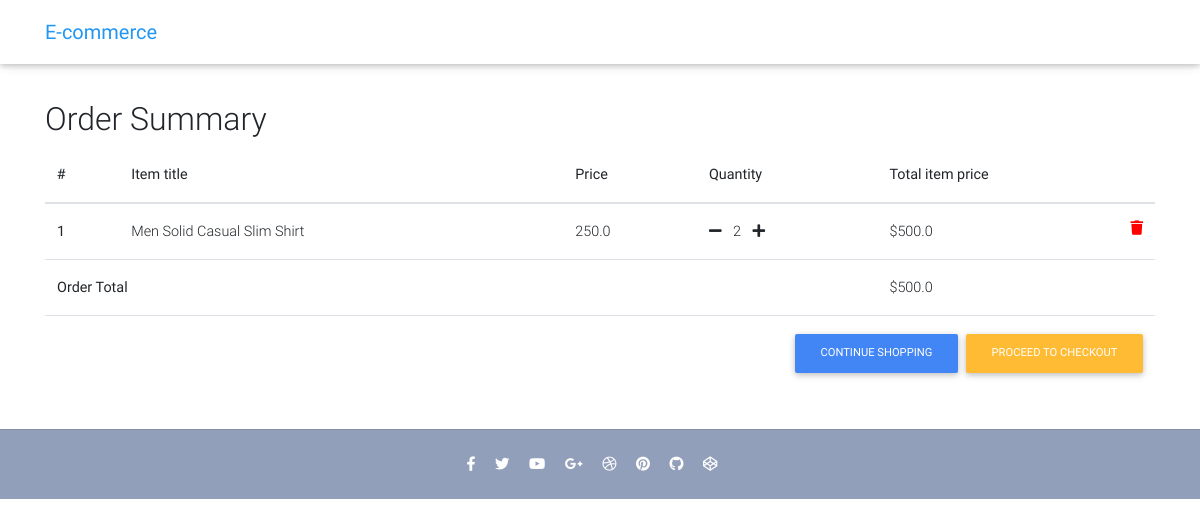
Page /order-summary/ (signed in) on the committed database.
### ecommerce/models.py (models this page shows, shortened)
class OrderItem(models.Model):
    user = models.ForeignKey(settings.AUTH_USER_MODEL,
                             on_delete=models.CASCADE)
    ordered = models.BooleanField(default=False)
    item = models.ForeignKey(Item, on_delete=models.CASCADE)
    quantity = models.IntegerField(default=1)
    def get_total_item_price(self):
        return self.quantity * self.item.price
    def get_final_price(self):
        if self.item.discount_price:
            return self.get_total_discount_item_price()
        return self.get_total_item_price()

class Item(models.Model):
    title = models.CharField(max_length=100)
    price = models.FloatField()
    discount_price = models.FloatField(blank=True,null = True)
    category = models.CharField(choices=CATEGORY_CHOICES,max_length=2)
    label = models.CharField(choices=LABEL_CHOICES, max_length=1)
    slug = models.SlugField()
    description = models.TextField()
    image = models.ImageField()
    image_1 = models.ImageField()
    image_2 = models.ImageField()
    image_3 = models.ImageField()
    additional_info = models.CharField(max_length=1000)

class Order(models.Model):
    user = models.ForeignKey(settings.AUTH_USER_MODEL, on_delete=models.CASCADE)
    items = models.ManyToManyField(OrderItem)
    start_date = models.DateTimeField(auto_now_add=True)
    ordered_date = models.DateTimeField()
    ordered = models.BooleanField(default=False)
    billing_address = models.ForeignKey(
        'BillingAddress', on_delete=models.SET_NULL, blank=True, null=True)
    def get_total(self):
        total = 0
        for order_item in self.items.all():
            total += order_item.get_final_price()
        return total

### ecommerce/views.py (the view)
# urls.py: path('order-summary/', OrderSummaryView.as_view(),name = 'order-summary'),
class OrderSummaryView(LoginRequiredMixin, View):
     def get(self,*args,**kwargs):
         try:
            order = Order.objects.get(user=self.request.user, ordered=False)
            context ={
                'object': order
            }
            return render(self.request, 'order_summary.html', context)
         except ObjectDoesNotExist:
             messages.error(self.request, "You do not have an active order")
             return redirect("/home")

### templates/order_summary.html (shortened to what this page needs)
<!DOCTYPE html>
<html lang="en">
<head>
</head>
<body>
{% block content %}
    {% load static %}
<!DOCTYPE html>
<html lang="en">
<head>
  <link rel="stylesheet" href="https://use.fontawesome.com/releases/v5.8.1/css/all.css">
  <link href="{% static 'css/bootstrap.min.css' %}" rel="stylesheet">
  <link href="{% static 'css/mdb.min.css' %}" rel="stylesheet">
  <link href="{% static 'css/style.min.css' %}" rel="stylesheet">
</head>
<body>
<nav class="navbar fixed-top navbar-expand-lg navbar-light white scrolling-navbar">
    <div class="container">
        <a class="navbar-brand waves-effect" href="/home">
        <strong class="blue-text">E-commerce</strong>
      </a>
    </div>
  </nav>
  <pre>
  </pre>
  <div>
    <div class="container">
      <div class="table-responsive text-nowrap">
          <h2>Order Summary </h2>
          <table class="table">
    <thead>
      <tr>
        <th scope="col">#</th>
        <th scope="col">Item title</th>
        <th scope="col">Price</th>
        <th scope="col">Quantity</th>
          <th scope="col">Total item price </th>
      </tr>
    </thead>
    <tbody>
    {% for order_item in object.items.all  %}
      <tr>
        <th scope="row">{{ forloop.counter }}</th>
        <td>{{ order_item.item.title }}</td>
        <td>{{ order_item.item.price }}</td>
          <td><a href ="{% url 'remove-single-item-from-cart' order_item.item.slug %}">
              <i class="fas fa-minus mr-2"></i>
          </a >{{order_item.quantity }}<a href="{% url 'add-to-cart' order_item.item.slug %}">
              <i class="fas fa-plus ml-2"></i></a>
          </td>
          <td>
              {% if order_item.item.discount_price %}
                  ${{order_item.get_total_discount_item_price }}
                  <span class="badge badge-primary">   Saving ${{ order_item.get_amount_saved }}</span>
              {% else %}
                  ${{order_item.get_total_item_price}}
              {% endif %}
                <a style="color:red;" href ="{% url 'remove-from-cart' order_item.item.slug %}">
                <i class="fas fa-trash float-right"></i>
          </td>
      </tr>
    {% endfor %}
    {% if object.get_total %}
    <tr>
        <td colspan = "4">
            <b>Order Total</b>
        </td>
            <td>
                ${{ object.get_total }}
            </td>
        </tr>
    <tr>
        <td colspan = "5">
             <a  class="btn btn-warning btn-md my-0 p float-right ml-2"  href="/checkout">Proceed to Checkout</a>
            <a  class="btn btn-primary btn-md my-0 p float-right"  href="/home">Continue Shopping</a>
        </td>
        </tr>
    {% endif %}
    </tbody>
  </table>
</div>
    </div>
  <footer class="page-footer text-center font-small mt-4 wow fadeIn">
    <hr class="my-4">
    <div class="pb-4">
      <a href="https://www.facebook.com/mdbootstrap" target="_blank">
        <i class="fab fa-facebook-f mr-3"></i>
      </a>
      <a href="https://twitter.com/MDBootstrap" target="_blank">
        <i class="fab fa-twitter mr-3"></i>
      </a>
      <a href="https://www.youtube.com/watch?v=7MUISDJ5ZZ4" target="_blank">
        <i class="fab fa-youtube mr-3"></i>
      </a>
      <a href="https://plus.google.com/u/0/b/107863090883699620484" target="_blank">
        <i class="fab fa-google-plus-g mr-3"></i>
      </a>
      <a href="https://dribbble.com/mdbootstrap" target="_blank">
        <i class="fab fa-dribbble mr-3"></i>
      </a>
      <a href="https://pinterest.com/mdbootstrap" target="_blank">
        <i class="fab fa-pinterest mr-3"></i>
      </a>
      <a href="https://github.com/mdbootstrap/bootstrap-material-design" target="_blank">
        <i class="fab fa-github mr-3"></i>
      </a>
      <a href="http://codepen.io/mdbootstrap/" target="_blank">
        <i class="fab fa-codepen mr-3"></i>
      </a>
    </div>
  </footer>
</body>
</html>
{% endblock content %}
</body>
</html>

### templates/order_summary.html (style rules this page uses)
html, body, header, .carousel { height: 60vh; }

### rows in the picture
OrderItem: item "Men Solid Casual Slim Shirt", item.price "250.0", quantity "2", get_total_item_price "500.0"
Order: get_total "500.0"
